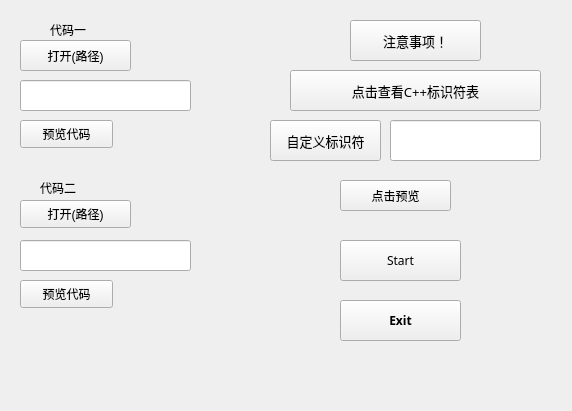
<?xml version="1.0" encoding="UTF-8"?>
<ui version="4.0">
 <class>Widget</class>
 <widget class="QWidget" name="Widget">
  <property name="geometry">
   <rect>
    <x>0</x>
    <y>0</y>
    <width>572</width>
    <height>411</height>
   </rect>
  </property>
  <property name="windowTitle">
   <string>Widget</string>
  </property>
  <widget class="QPushButton" name="pushButton">
   <property name="geometry">
    <rect>
     <x>340</x>
     <y>300</y>
     <width>121</width>
     <height>41</height>
    </rect>
   </property>
   <property name="font">
    <font>
     <family>Bahnschrift SemiBold SemiConden</family>
     <weight>75</weight>
     <bold>true</bold>
    </font>
   </property>
   <property name="text">
    <string>Exit</string>
   </property>
  </widget>
  <widget class="QPushButton" name="pushButton_2">
   <property name="geometry">
    <rect>
     <x>20</x>
     <y>40</y>
     <width>111</width>
     <height>31</height>
    </rect>
   </property>
   <property name="text">
    <string>打开(路径)</string>
   </property>
  </widget>
  <widget class="QPushButton" name="pushButton_3">
   <property name="geometry">
    <rect>
     <x>20</x>
     <y>200</y>
     <width>111</width>
     <height>28</height>
    </rect>
   </property>
   <property name="text">
    <string>打开(路径)</string>
   </property>
  </widget>
  <widget class="QPushButton" name="Start">
   <property name="geometry">
    <rect>
     <x>340</x>
     <y>240</y>
     <width>121</width>
     <height>41</height>
    </rect>
   </property>
   <property name="font">
    <font>
     <family>Bauhaus 93</family>
    </font>
   </property>
   <property name="text">
    <string>Start</string>
   </property>
  </widget>
  <widget class="QLineEdit" name="lineEdit">
   <property name="geometry">
    <rect>
     <x>20</x>
     <y>80</y>
     <width>171</width>
     <height>31</height>
    </rect>
   </property>
  </widget>
  <widget class="QLineEdit" name="lineEdit_2">
   <property name="geometry">
    <rect>
     <x>20</x>
     <y>240</y>
     <width>171</width>
     <height>31</height>
    </rect>
   </property>
  </widget>
  <widget class="QLabel" name="label_2">
   <property name="geometry">
    <rect>
     <x>50</x>
     <y>20</y>
     <width>91</width>
     <height>20</height>
    </rect>
   </property>
   <property name="text">
    <string>代码一</string>
   </property>
  </widget>
  <widget class="QLabel" name="label_3">
   <property name="geometry">
    <rect>
     <x>40</x>
     <y>180</y>
     <width>68</width>
     <height>15</height>
    </rect>
   </property>
   <property name="text">
    <string>代码二</string>
   </property>
  </widget>
  <widget class="QPushButton" name="view1">
   <property name="geometry">
    <rect>
     <x>20</x>
     <y>120</y>
     <width>93</width>
     <height>28</height>
    </rect>
   </property>
   <property name="text">
    <string>预览代码</string>
   </property>
  </widget>
  <widget class="QPushButton" name="view2">
   <property name="geometry">
    <rect>
     <x>20</x>
     <y>280</y>
     <width>93</width>
     <height>28</height>
    </rect>
   </property>
   <property name="text">
    <string>预览代码</string>
   </property>
  </widget>
  <widget class="QPushButton" name="pushButton_5">
   <property name="geometry">
    <rect>
     <x>350</x>
     <y>20</y>
     <width>131</width>
     <height>41</height>
    </rect>
   </property>
   <property name="font">
    <font>
     <family>楷体</family>
     <pointsize>10</pointsize>
    </font>
   </property>
   <property name="text">
    <string>注意事项！</string>
   </property>
  </widget>
  <widget class="QPushButton" name="pushButton_6">
   <property name="geometry">
    <rect>
     <x>290</x>
     <y>70</y>
     <width>251</width>
     <height>41</height>
    </rect>
   </property>
   <property name="font">
    <font>
     <family>楷体</family>
     <pointsize>10</pointsize>
    </font>
   </property>
   <property name="text">
    <string>点击查看C++标识符表</string>
   </property>
  </widget>
  <widget class="QPushButton" name="pushButton_7">
   <property name="geometry">
    <rect>
     <x>270</x>
     <y>120</y>
     <width>111</width>
     <height>41</height>
    </rect>
   </property>
   <property name="font">
    <font>
     <family>楷体</family>
     <pointsize>10</pointsize>
    </font>
   </property>
   <property name="text">
    <string>自定义标识符</string>
   </property>
  </widget>
  <widget class="QLineEdit" name="lineEdit_3">
   <property name="geometry">
    <rect>
     <x>390</x>
     <y>120</y>
     <width>151</width>
     <height>41</height>
    </rect>
   </property>
  </widget>
  <widget class="QPushButton" name="viewcustom">
   <property name="geometry">
    <rect>
     <x>340</x>
     <y>180</y>
     <width>111</width>
     <height>31</height>
    </rect>
   </property>
   <property name="text">
    <string>点击预览</string>
   </property>
  </widget>
 </widget>
 <resources/>
 <connections>
  <connection>
   <sender>pushButton</sender>
   <signal>clicked()</signal>
   <receiver>Widget</receiver>
   <slot>close()</slot>
   <hints>
    <hint type="sourcelabel">
     <x>235</x>
     <y>283</y>
    </hint>
    <hint type="destinationlabel">
     <x>243</x>
     <y>153</y>
    </hint>
   </hints>
  </connection>
 </connections>
</ui>
